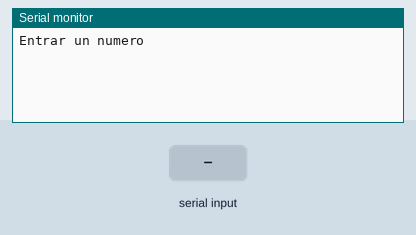
Bench run of a sketch on a simulated Arduino Uno, built with avr-gcc and run on an emulated ATmega328P. On the bench: the last lines printed to the serial monitor. The test bench sets the inputs (shaded band).

Above: at 1.2 s.
1.3 s: "90,45\n" received over Serial
At 2.5 s:
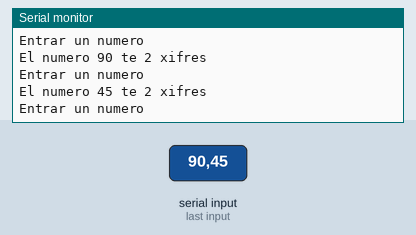
2.8 s: "30,150\n" received over Serial
At 3.7 s:
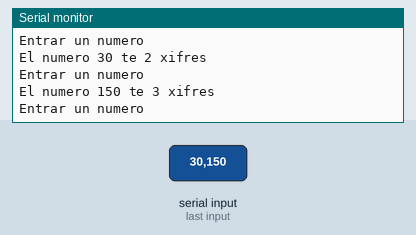
Timing chart, 0 to 5.8 s (numbered marks = the images above; inputs shaded):
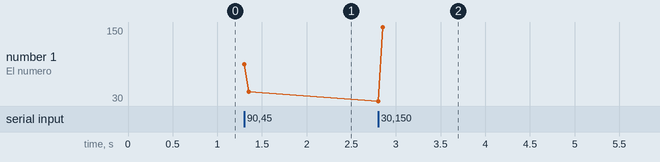

The sketch:

Exercici_3.ino
```cpp
 /*************************************************************************
 **                                                                      **
 **                 Descripció programa                                  **
 **                                                                      **
 *************************************************************************/

 //******  Includes  ******************************************************


 //******  Variables  *****************************************************

int valor;
int xifres;
int resultat;

 //*******  Setup  ********************************************************
  void setup()
 {
  Serial.begin(9600);
  Serial.println("Entrar un numero");
 }
 //******  Loop  **********************************************************
 void loop ()
 {
   while (Serial.available() > 0) {
    valor = Serial.parseInt();

    Serial.print("El numero ");
    Serial.print(valor);
    Serial.print(" te ");

    resultat = valor;

    for  (xifres = 0; resultat != 0; xifres++)
    {
      resultat = valor / 10 ;
      valor = valor / 10;
    }

    Serial.print(xifres);
    Serial.println(" xifres");

    Serial.read() == '\n';
    Serial.println("");
    Serial.println("Entrar un numero");
  }
 }
```

Measured:
- after the input at 1.3 s, the serial monitor: prints a new line at once (image 1)
- after the input at 2.8 s, the serial monitor: prints a new line at once (image 2)
- plotted number 1: 45 → 150 after the input at 2.8 s
